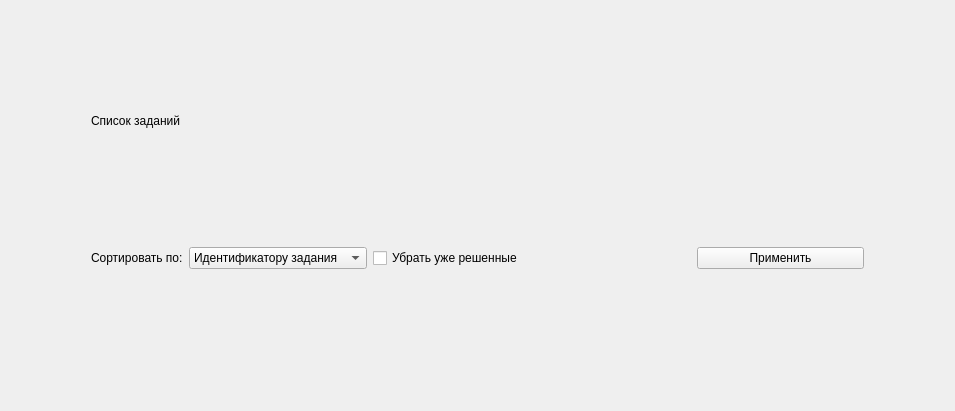
<?xml version="1.0" encoding="UTF-8"?>
<ui version="4.0">
 <class>StudentTaskPage</class>
 <widget class="QWidget" name="StudentTaskPage">
  <property name="geometry">
   <rect>
    <x>0</x>
    <y>0</y>
    <width>955</width>
    <height>411</height>
   </rect>
  </property>
  <property name="windowTitle">
   <string>Form</string>
  </property>
  <layout class="QVBoxLayout" name="verticalLayout">
   <item>
    <layout class="QHBoxLayout" name="horizontalLayout_2">
     <property name="topMargin">
      <number>30</number>
     </property>
     <item>
      <spacer name="horizontalSpacer">
       <property name="orientation">
        <enum>Qt::Horizontal</enum>
       </property>
       <property name="sizeType">
        <enum>QSizePolicy::Maximum</enum>
       </property>
       <property name="sizeHint" stdset="0">
        <size>
         <width>80</width>
         <height>20</height>
        </size>
       </property>
      </spacer>
     </item>
     <item>
      <widget class="QLabel" name="label_3">
       <property name="sizePolicy">
        <sizepolicy hsizetype="Preferred" vsizetype="Fixed">
         <horstretch>0</horstretch>
         <verstretch>0</verstretch>
        </sizepolicy>
       </property>
       <property name="text">
        <string>Список заданий</string>
       </property>
      </widget>
     </item>
     <item>
      <spacer name="horizontalSpacer_2">
       <property name="orientation">
        <enum>Qt::Horizontal</enum>
       </property>
       <property name="sizeHint" stdset="0">
        <size>
         <width>40</width>
         <height>20</height>
        </size>
       </property>
      </spacer>
     </item>
    </layout>
   </item>
   <item>
    <spacer name="verticalSpacer">
     <property name="orientation">
      <enum>Qt::Vertical</enum>
     </property>
     <property name="sizeType">
      <enum>QSizePolicy::Maximum</enum>
     </property>
     <property name="sizeHint" stdset="0">
      <size>
       <width>20</width>
       <height>40</height>
      </size>
     </property>
    </spacer>
   </item>
   <item>
    <layout class="QHBoxLayout" name="horizontalLayout">
     <item>
      <spacer name="horizontalSpacer_4">
       <property name="orientation">
        <enum>Qt::Horizontal</enum>
       </property>
       <property name="sizeType">
        <enum>QSizePolicy::Maximum</enum>
       </property>
       <property name="sizeHint" stdset="0">
        <size>
         <width>80</width>
         <height>20</height>
        </size>
       </property>
      </spacer>
     </item>
     <item>
      <widget class="QLabel" name="label_2">
       <property name="sizePolicy">
        <sizepolicy hsizetype="Maximum" vsizetype="Fixed">
         <horstretch>0</horstretch>
         <verstretch>0</verstretch>
        </sizepolicy>
       </property>
       <property name="text">
        <string>Сортировать по:</string>
       </property>
      </widget>
     </item>
     <item>
      <widget class="QComboBox" name="cbx_sort">
       <property name="sizePolicy">
        <sizepolicy hsizetype="Expanding" vsizetype="Fixed">
         <horstretch>0</horstretch>
         <verstretch>0</verstretch>
        </sizepolicy>
       </property>
       <property name="maximumSize">
        <size>
         <width>300</width>
         <height>16777215</height>
        </size>
       </property>
       <property name="cursor">
        <cursorShape>PointingHandCursor</cursorShape>
       </property>
       <item>
        <property name="text">
         <string>Идентификатору задания</string>
        </property>
       </item>
       <item>
        <property name="text">
         <string>Типу задания</string>
        </property>
       </item>
      </widget>
     </item>
     <item>
      <widget class="QCheckBox" name="checkbox_hide_solved">
       <property name="cursor">
        <cursorShape>PointingHandCursor</cursorShape>
       </property>
       <property name="text">
        <string>Убрать уже решенные</string>
       </property>
      </widget>
     </item>
     <item>
      <spacer name="horizontalSpacer_3">
       <property name="orientation">
        <enum>Qt::Horizontal</enum>
       </property>
       <property name="sizeHint" stdset="0">
        <size>
         <width>40</width>
         <height>20</height>
        </size>
       </property>
      </spacer>
     </item>
     <item>
      <widget class="QPushButton" name="btn_search">
       <property name="sizePolicy">
        <sizepolicy hsizetype="Expanding" vsizetype="Fixed">
         <horstretch>0</horstretch>
         <verstretch>0</verstretch>
        </sizepolicy>
       </property>
       <property name="maximumSize">
        <size>
         <width>200</width>
         <height>16777215</height>
        </size>
       </property>
       <property name="cursor">
        <cursorShape>PointingHandCursor</cursorShape>
       </property>
       <property name="text">
        <string>Применить</string>
       </property>
      </widget>
     </item>
     <item>
      <spacer name="horizontalSpacer_5">
       <property name="orientation">
        <enum>Qt::Horizontal</enum>
       </property>
       <property name="sizeType">
        <enum>QSizePolicy::Maximum</enum>
       </property>
       <property name="sizeHint" stdset="0">
        <size>
         <width>80</width>
         <height>20</height>
        </size>
       </property>
      </spacer>
     </item>
    </layout>
   </item>
   <item>
    <spacer name="verticalSpacer_2">
     <property name="orientation">
      <enum>Qt::Vertical</enum>
     </property>
     <property name="sizeType">
      <enum>QSizePolicy::Maximum</enum>
     </property>
     <property name="sizeHint" stdset="0">
      <size>
       <width>20</width>
       <height>40</height>
      </size>
     </property>
    </spacer>
   </item>
   <item>
    <layout class="QHBoxLayout" name="horizontalLayout_3">
     <item>
      <spacer name="horizontalSpacer_6">
       <property name="orientation">
        <enum>Qt::Horizontal</enum>
       </property>
       <property name="sizeType">
        <enum>QSizePolicy::Maximum</enum>
       </property>
       <property name="sizeHint" stdset="0">
        <size>
         <width>80</width>
         <height>20</height>
        </size>
       </property>
      </spacer>
     </item>
     <item>
      <layout class="QVBoxLayout" name="vbox_tasks"/>
     </item>
     <item>
      <spacer name="horizontalSpacer_7">
       <property name="orientation">
        <enum>Qt::Horizontal</enum>
       </property>
       <property name="sizeType">
        <enum>QSizePolicy::Maximum</enum>
       </property>
       <property name="sizeHint" stdset="0">
        <size>
         <width>80</width>
         <height>20</height>
        </size>
       </property>
      </spacer>
     </item>
    </layout>
   </item>
  </layout>
 </widget>
 <resources/>
 <connections/>
</ui>
